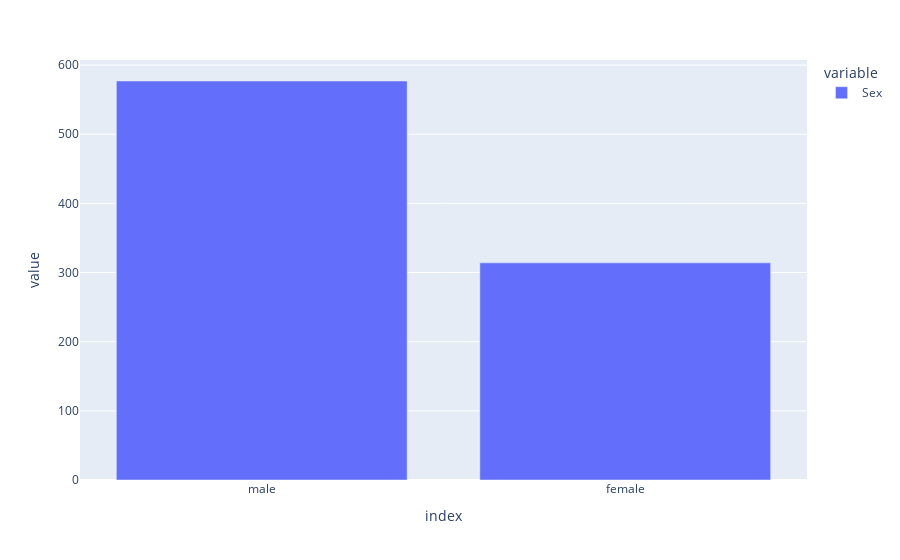
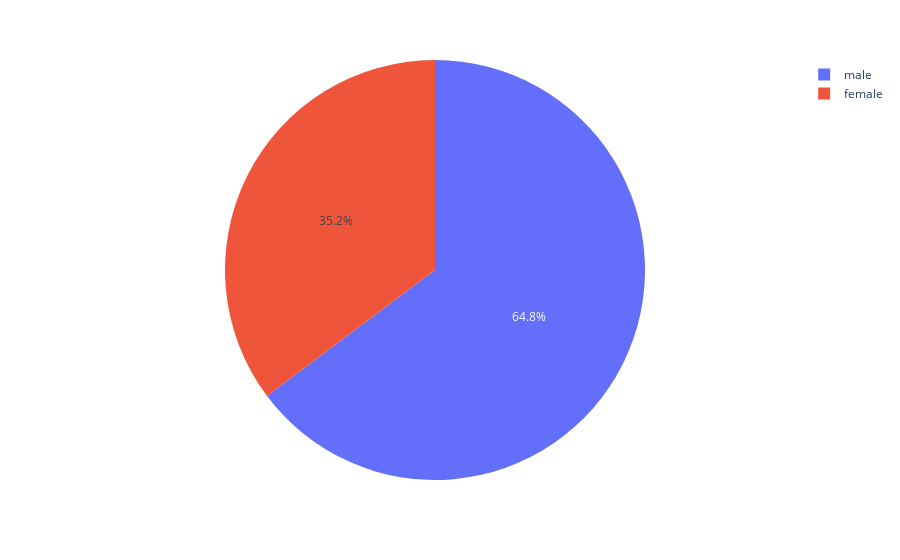

The code cell stored with these charts, in order, in its notebook:
### Markdown cell above
##### sex

### Code cell
sex = titanic.Sex.value_counts()
sex
fig = px.bar(sex,)
fig.show()
fig = px.pie(sex, values=sex, names=sex.index)
fig.show()

### Figure 1 — Plotly figure (JSON) as saved in the notebook; plotly's stock layout.template omitted (floating-point values rounded to 4 significant figures)
{"data": [{"alignmentgroup": "True", "hovertemplate": "variable=Sex<br>index=%{x}<br>value=%{y}<extra></extra>", "legendgroup": "Sex", "marker": {"color": "#636efa", "pattern": {"shape": ""}}, "name": "Sex", "offsetgroup": "Sex", "orientation": "v", "showlegend": true, "textposition": "auto", "type": "bar", "x": ["male", "female"], "xaxis": "x", "y": [577, 314], "yaxis": "y"}], "layout": {"barmode": "relative", "legend": {"title": {"text": "variable"}, "tracegroupgap": 0}, "margin": {"t": 60}, "xaxis": {"anchor": "y", "domain": [0, 1], "title": {"text": "index"}}, "yaxis": {"anchor": "x", "domain": [0, 1], "title": {"text": "value"}}}}

### Figure 2 — Plotly figure (JSON) as saved in the notebook; plotly's stock layout.template omitted (floating-point values rounded to 4 significant figures)
{"data": [{"domain": {"x": [0, 1], "y": [0, 1]}, "hovertemplate": "index=%{label}<br>value=%{value}<extra></extra>", "labels": ["male", "female"], "legendgroup": "", "name": "", "showlegend": true, "type": "pie", "values": [577, 314]}], "layout": {"legend": {"tracegroupgap": 0}, "margin": {"t": 60}}}
